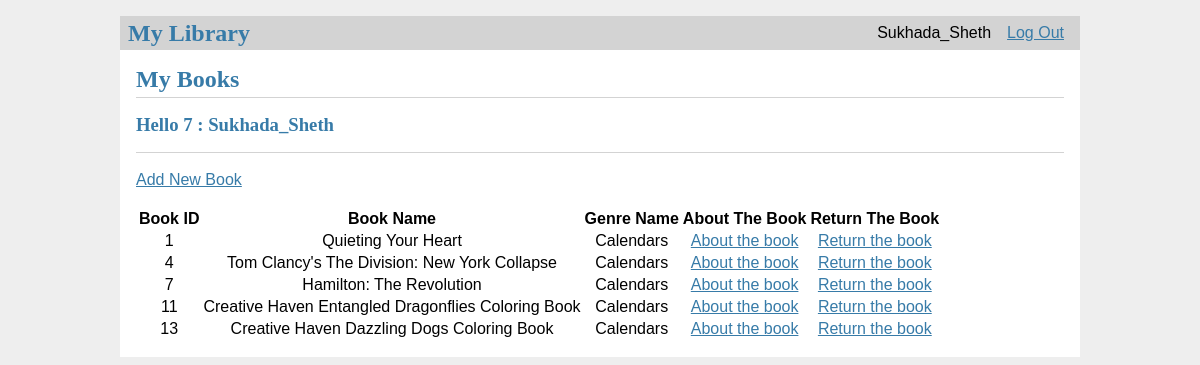
The app's page / (signed in) with its own data.
### tables this page shows
CREATE TABLE user (
  id INTEGER PRIMARY KEY AUTOINCREMENT,
  username TEXT UNIQUE NOT NULL,
  password TEXT NOT NULL
, role text not null default "user");

CREATE TABLE Book(
	book_id int not null primary key,
    book_name varchar(255),
    isbn_10 varchar(255),
    isbn_13 varchar(255),
    book_genre_id int,
    book_publisher_id int
, qty int not null default 10);

CREATE TABLE Book_Genre(
	book_genre_id int not null primary key,
    genre_name varchar(255)
);

### flasklibrary/library.py (the view, shortened to what this page needs)
@bp.route('/',methods=('GET', 'POST'))
def index():
    posts = None
    if g.user is not None:
        print(g.user[3])
        user_role = g.user[3]
        db = get_db()
        if user_role == 'user':
            posts = db.execute(
                'SELECT id, username'
                ' FROM user WHERE id = ?', (g.user[0],)
            ).fetchall()
            library = db.execute(
                'SELECT user_id, book_id FROM library WHERE user_id = ?', (g.user[0],)
            ).fetchall()
            books = db.execute(
                'SELECT Book.book_id, book_name, genre_name '
                'FROM Book '
                'JOIN Book_Genre on Book.book_genre_id = Book_Genre.book_genre_id '
                'JOIN library on Book.book_id = library.book_id '
                'WHERE library.user_id = ?',(g.user[0],)
            ).fetchall()
            return render_template('library/index.html', posts=posts, books=books)
    return render_template('library/index.html')

### flasklibrary/auth.py (called while the page is built)
@bp.before_app_request
def load_logged_in_user():
    user_id = session.get('user_id')
    if user_id is None:
        g.user = None
    else:
        g.user = get_db().execute(
            'SELECT * FROM user WHERE id = ?', (user_id,)
        ).fetchone()

### flasklibrary/db.py (called while the page is built)
def get_db():
    if 'db' not in g:
        g.db = sqlite3.connect(
            current_app.config['DATABASE'],
            detect_types=sqlite3.PARSE_DECLTYPES
        )
        g.db.row_factory = sqlite3.Row
    return g.db

### flasklibrary/templates/library/index.html (shortened to what this page needs)
{% extends 'base.html' %}
{% block header %}
    {% if g.user.role=='user' %}
      <h1>{% block title %}My Books{% endblock %}</h1>
    {% endif %}
{% endblock %}
{% block content %}
  {% for post in posts %}
    <article class="User">
      <header>
        <div>
          <h1>Hello  {{ post['id'] }} : {{ post['username'] }}</h1>
        </div>
      </header>
    </article>
  {% endfor %}
  {% if posts %}
  <header></header>
  <br><a href="{{ url_for('library.listBooks') }}">Add New Book</a><br><br>
    <table>
      <tr>
          <th>Book ID</th>
          <th>Book Name</th>
          <th>Genre Name</th>
          <th>About The Book</th>
          <th>Return The Book</th>
      </tr>
      {% for book in books %}
          <tr>
              <td>{{ book['book_id'] }}</td>
              <td>{{ book['book_name'] }}</td>
              <td>{{ book['genre_name'] }}</td>
              <td><a href="{{ url_for('library.aboutbook', book_id=book.book_id ) }}">About the book</a></td>
              <td><a href="{{ url_for('library.returnbook', book_id=book.book_id , user_id=posts[0].id , book_name=book.book_name ) }}">Return the book</a></td>
          </tr>
      {% endfor %}
  </table>
{% endif %}
{% endblock %}

### flasklibrary/templates/base.html (shortened to what this page needs)
<!doctype html>
<link rel="stylesheet" href="{{ url_for('static', filename='style.css') }}">
<nav>
  <h1>My Library</h1>
  <ul>
    {% if g.user %}
      <li><span>{{ g.user['username'] }}</span>
      <li><a href="{{ url_for('auth.logout') }}">Log Out</a>
    {% else %}
      <li><a href="{{ url_for('auth.register') }}">Register</a>
      <li><a href="{{ url_for('auth.login') }}">Log In</a>
    {% endif %}
  </ul>
</nav>
<section class="content">
  <header>
    {% block header %}{% endblock %}
  </header>
  {% block content %}{% endblock %}
</section>

### flasklibrary/static/style.css (style rules this page uses)
h1, h2, h3, h4, h5, h6 { font-family: serif; color: #377ba8; margin: 1rem 0; }
a { color: #377ba8; }
nav { background: lightgray; display: flex; align-items: center; padding: 0 0.5rem; }
nav h1 { flex: auto; margin: 0; }
nav ul { display: flex; list-style: none; margin: 0; padding: 0; }
nav ul li a, nav ul li span, header .action { display: block; padding: 0.5rem; }
.content { padding: 0 1rem 1rem; }
.content > header { border-bottom: 1px solid lightgray; display: flex; align-items: flex-end; }
.content > header h1 { flex: auto; margin: 1rem 0 0.25rem 0; }
.content:last-child { margin-bottom: 0; }
td,tr,th { text-align: center; }

### records on screen
user: user.username "Sukhada_Sheth", id "7", username "Sukhada_Sheth"
Book: book_id "1", book_name "Quieting Your Heart", genre_name "Calendars"
Book: book_id "4", book_name "Tom Clancy's The Division: New York Collapse", genre_name "Calendars"
Book: book_id "7", book_name "Hamilton: The Revolution", genre_name "Calendars"
Book: book_id "11", book_name "Creative Haven Entangled Dragonflies Coloring Book", genre_name "Calendars"
Book: book_id "13", book_name "Creative Haven Dazzling Dogs Coloring Book", genre_name "Calendars"
